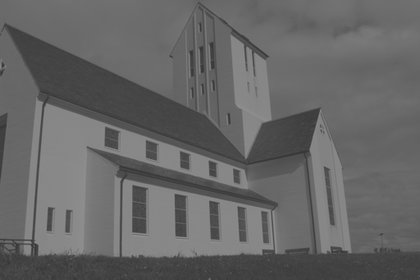
%> input picture Aulas/3-Operações Monáticas e Diáticas/church2.png, 420 x 280 px, shrunk from 512 x 341 before the run
$ octave equalizacao_histograma.m   (GNU Octave 9; MATLAB toolbox functions it lacks are replaced by stand-ins)
%> lines starting %> are read from the running program, lines starting %| are printed output that depends on the picture
% EQUALIZA敲O DE HISTOGRAMA
clear;
clc;
close all;

I = imread('church2.png');
%> I is the input picture: size 280x420 uint8; min 53, max 145, mean 102.1
figure; imshow(I);

%histograma
[counts, x] = imhist(I);
%> counts = 256 values, max 7058 at index 136, min 0 at index 1, mean 459.4; x = 256 values from 0 to 255
figure; bar(x, counts);
xlabel('valor do pixel');
ylabel('contagem');
title('histograma');
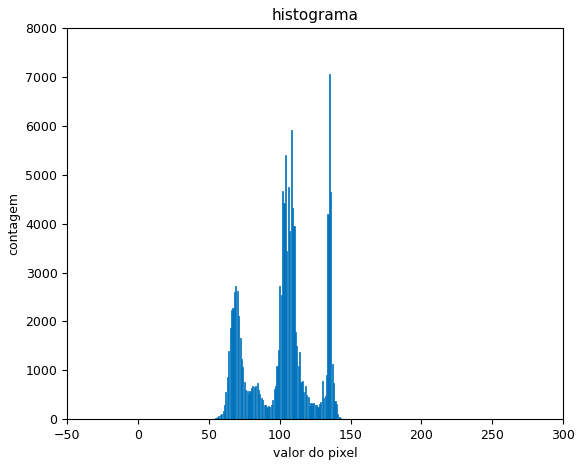
%> figure redrawn from the program's plot data; tallest bar 7058 high, from x = 134.6 to 135.4

%pdf - fun玢o densidade de probabilidade
pdf = counts/sum(counts);
%> pdf = 256 values, max 0.06 at index 136, min 0 at index 1, mean 0.00391
figure; bar(x, pdf);
xlabel('valor do pixel');
title('fun玢o densidade de probabilidade');
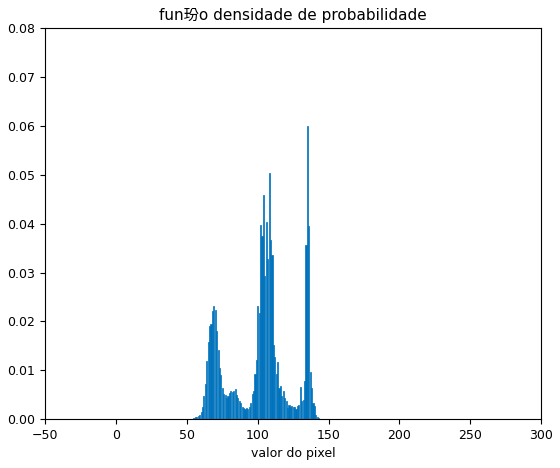
%> figure redrawn from the program's plot data; tallest bar 0.06 high, from x = 134.6 to 135.4

%pdf - fun玢o de distribui玢o acumulada
cdf = cumsum(pdf);
%> cdf = 256 values from 0 to 1
figure; bar(x, cdf);
xlabel('valor do pixel');
title('fun玢o de distribui玢o acumulada');
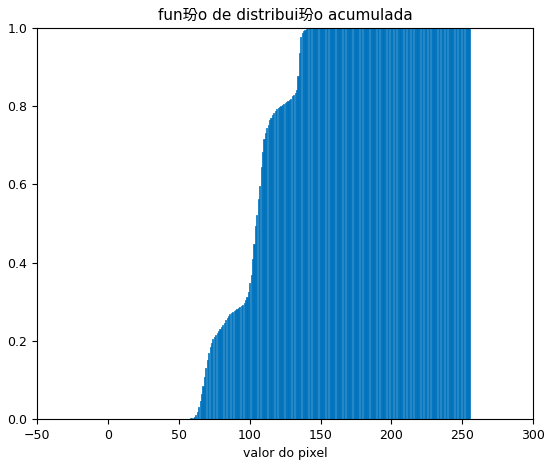
%> figure redrawn from the program's plot data; tallest bar 1 high, from x = 144.6 to 145.4

%fun玢o de processamento
T = 255*cdf;
%> T = 256 values from 0 to 255
figure; bar(x, T);
xlabel('valor do pixel');
title('fun玢o de processamento');
xlim([0,255]);
ylim([0,255]);
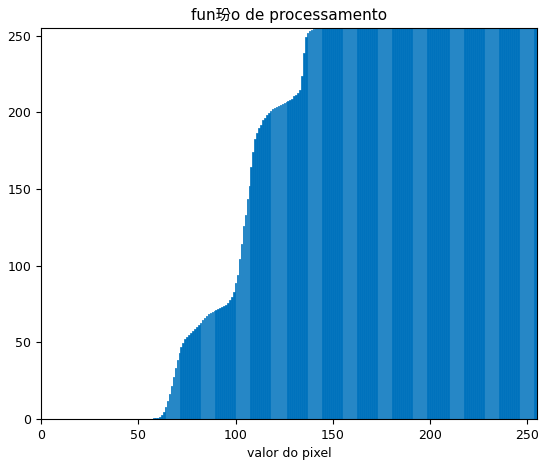
%> figure redrawn from the program's plot data; tallest bar 255 high, from x = 144.6 to 145.4

% equaliza玢o
I2 = zeros(size(I), 'uint8');

for v = 1:size(I,1)
    for u = 1:size(I,2)
        indice = I(v,u)+1;
        I2(v,u) = floor(T(indice));
    end
end
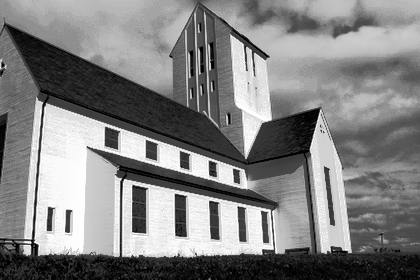
%> I2: size 280x420 uint8; min 0, max 254, mean 130.3
figure; imshow(I2);
